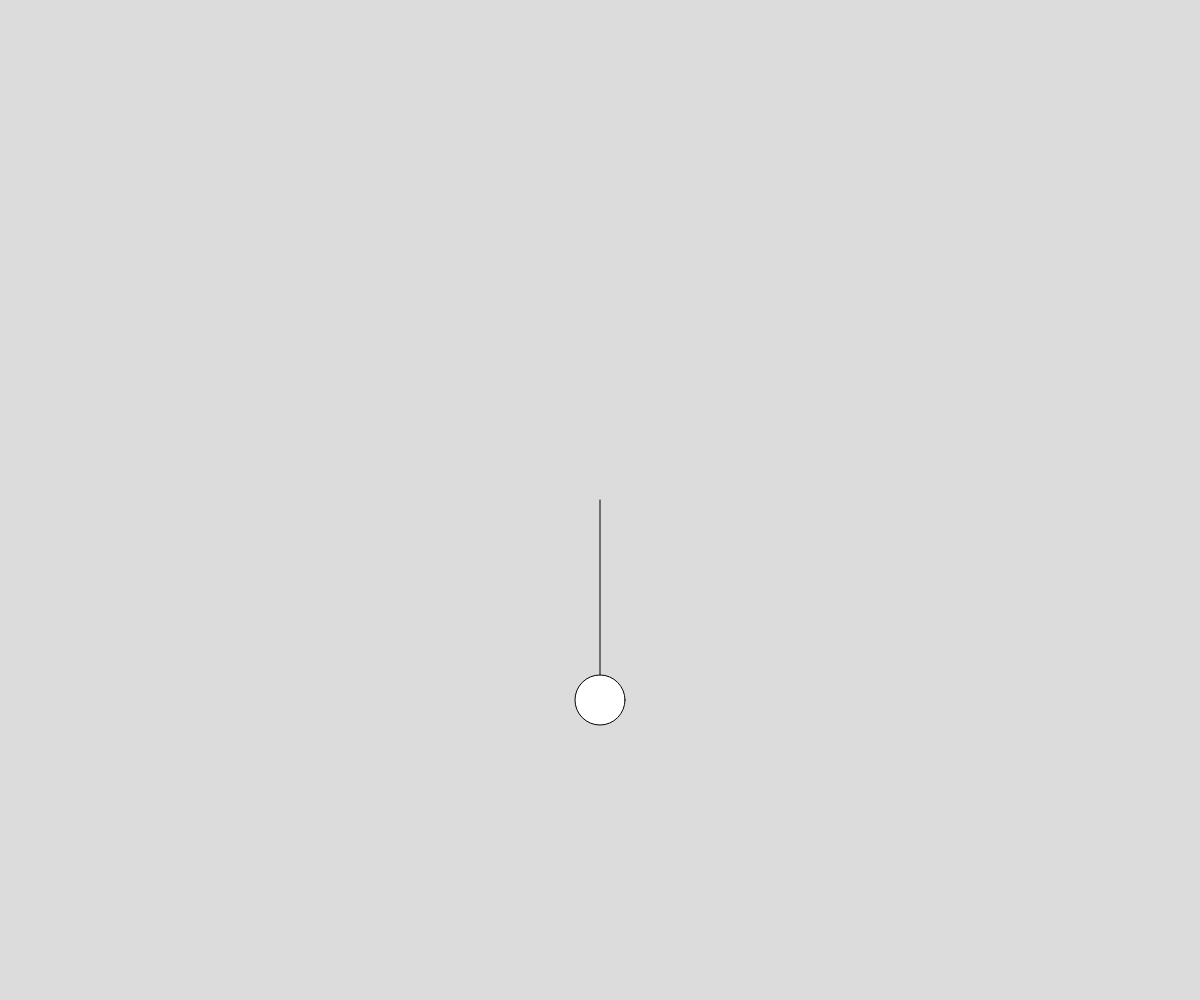
Frame 1 (no input)
Frame 60 (no input): identical to frame 1, image omitted
Frame 120 (the mouse pressed at the canvas centre since frame 60): identical to frame 1, image omitted

The p5.js sketch that drew this single still picture (run headless with seeded random() and noise() and a simulated clock; from frame 60 on, the mouse is pressed at the canvas centre):

// p5.js sketch
// ── sketch.js
let circles = []

let radius = 200; // raio/área que o círculo irá respeitar para se movimentar
let diameter = 50; // diametro do cículo

function setup() {
  createCanvas(window.innerWidth, window.innerHeight);
  angle = PI/2; // atribuindo valor ao angle

  for (let i = 0; i < 1; i++)
    circles[i] = {
      name: `circle ${i+1}`,
      angle: PI/2,
      initX: i * 51,
      initY: 0,
      direction: 1,
      selected: false,
      angularVelocity: 0,
      aceleration: 0
    }

}

function draw() {
  translate(width/2, height/2); // transformando o centro do canvas no eixo central para todas as formas
  background(220);

  circles.forEach(element => {
    createCircle(element)
  });
}


function createCircle(circleObject){
  let xVar = circleObject.initX + radius * cos(circleObject.angle); // coordenada x cartesiana
  let yVar = circleObject.initY + radius * sin(circleObject.angle); // coordenada y cartesiana
  
  if(mouseIsPressed && mouseInCircle(circleObject)){
    circleObject.selected = true;
    
    // operador tenário que verificará se o ajuste do mouseX é maior que 0 (centro do canvas), caso verdadeiro, a variável da direção se torna 1, caso contrário, se torna -1
    circleObject.direction = (getMouseX() > circleObject.initX) ? 1 : -1;

  } else if (!mouseIsPressed && circleObject.selected) {
    circleObject.selected = false;

    // define a velociade angular para 0.1, que mais a frente será somada com o angulo e depois redefinida a 0 para parar o movimento do círculo
    // circleObject.angularVelocity = 0.01;
    circleObject.aceleration = (0.02 * circleObject.direction)
  }
  
  if(circleObject.selected){
    // cria uma nova variável para salvar temporáriamente a posição do novo angulo, que será dado pelo mouse em relação ao círculo
    let newAngle = atan2(getMouseY() - circleObject.initY, getMouseX() - circleObject.initX)
    
    // aqui delimita o movimento para até 90° cada lado, logo após atribui o valor novo ao ângulo
    if(newAngle >= 0 && newAngle <= PI){
      circleObject.angle = newAngle;
    }
    
  }else{
    // nessa parte o angulo receberá qual a direção deve ir para voltar ao centro e a velocidade angular, que irá aumentando constantemente
    circleObject.angularVelocity += circleObject.aceleration;
    circleObject.angle += circleObject.angularVelocity;
    
    if((circleObject.direction == 1 && circleObject.angle >= PI/2) || (circleObject.direction == -1 && circleObject.angle <= PI/2)){
      circleObject.angle = PI/2
      circleObject.direction *= -1
      circleObject.aceleration *= -1

      circleObject.angularVelocity *= 0.9
      console.log(circleObject.angularVelocity)
    }
  }

  // desenha a linha e cículo, sem necessidade de comentário aqui né
  line(circleObject.initX, circleObject.initY, xVar, yVar);
  circle(xVar, yVar, diameter);
}


function mouseInCircle(circleObject){
  return dist(getMouseX(), getMouseY(), circleObject.initX, circleObject.initY + radius) <= diameter/2
}

function getMouseX(){
  return mouseX - width/2;
}

function getMouseY(){
  return mouseY - height/2;
}
